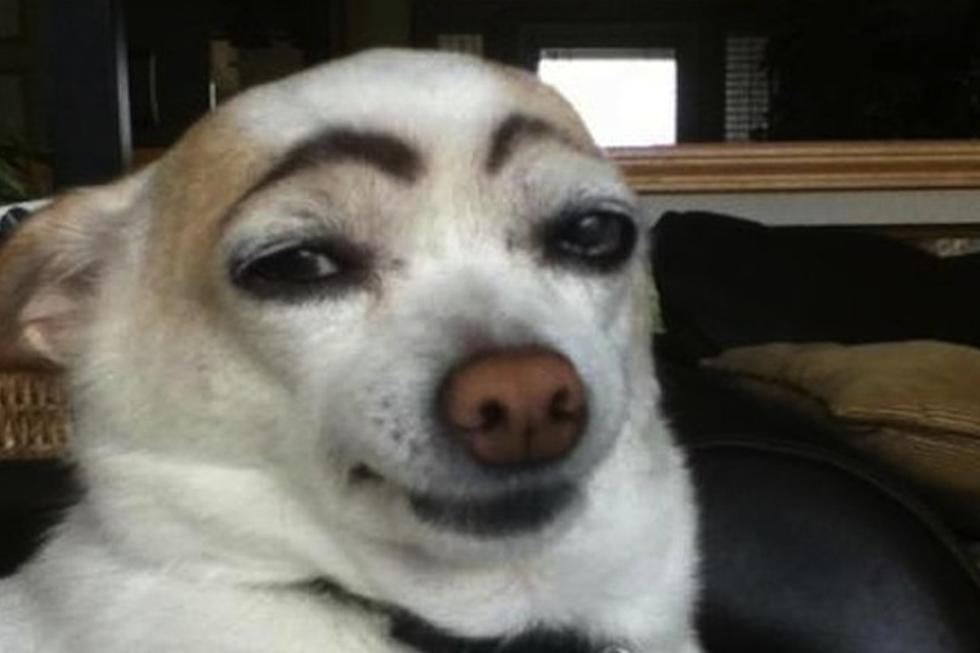
#> input picture 0. Minha Pasta/5. Python/5. OpenCV/dog.jpg, 980 x 653 px, found by its file name
$ python aula1.py
#> lines starting #> are read from the running program, lines starting #| are printed output that depends on the picture
import cv2 as cv

dog = cv.imread('dog.jpg', cv.IMREAD_ANYCOLOR)
#> dog is the input picture: shape (653, 980, 3); mean B, G, R 86, 94, 96.8
dog_cinza = cv.imread('dog.jpg', cv.IMREAD_GRAYSCALE)
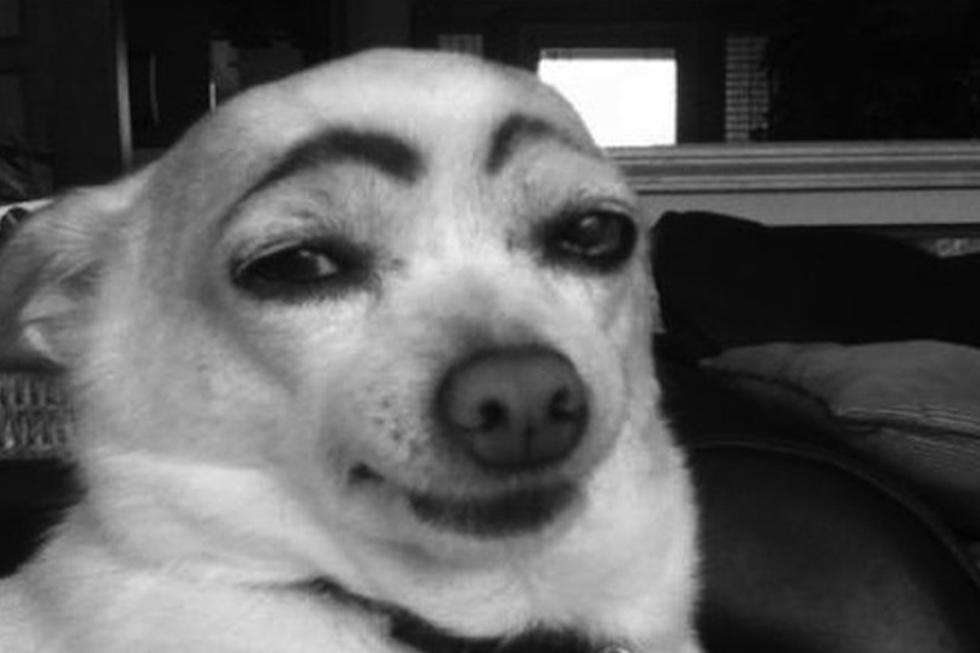
#> dog_cinza: shape (653, 980); min 0, max 255, mean 93.9
dog_transp = cv.imread('dog.jpg', cv.IMREAD_UNCHANGED)

cv.imshow('dog', dog)
x = cv.waitKey(0)
#> (key Esc is pressed here)
print('TECLA APERTADA', x)
cv.destroyAllWindows()

cv.imwrite('dig_cinza.jpg', dog_cinza)
